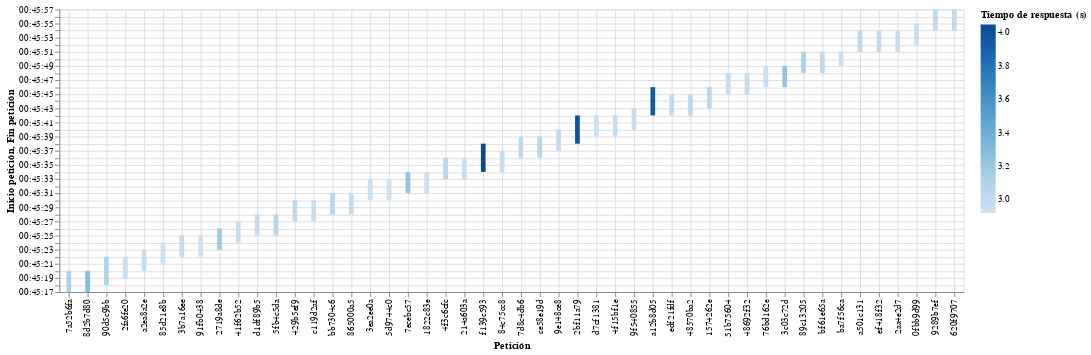

Notebook cell for this chart:
### Code cell
alt.Chart(data).mark_bar(size=5).encode(
    y=alt.Y('hoursminutesseconds(init)',title='Inicio petición', axis=alt.Axis(tickCount=data.shape[0],grid=True)),
    y2=alt.Y2('hoursminutesseconds(end)',title='Fin petición'),
    x=alt.X('id', sort=alt.SortField.from_dict({"field": "init", "order": "ascending"}), title='Petición'),
    color=alt.Color('elapsed', scale=alt.Scale(scheme='blues'), title='Tiempo de respuesta (s)')
).configure_axis(
    grid=True
)

### Figure 1 — Vega-Lite specification as saved in the notebook (floating-point values rounded to 4 significant figures)
{"config": {"view": {"continuousWidth": 400, "continuousHeight": 300}, "axis": {"grid": true}}, "data": {"name": "data-4ea5a5c81ce39ea1393633a46be44ef3"}, "mark": {"type": "bar", "size": 5}, "encoding": {"color": {"type": "quantitative", "field": "elapsed", "scale": {"scheme": "blues"}, "title": "Tiempo de respuesta (s)"}, "x": {"type": "nominal", "field": "id", "sort": {"field": "init", "order": "ascending"}, "title": "Petición"}, "y": {"type": "temporal", "axis": {"grid": true, "tickCount": 48}, "field": "init", "timeUnit": "hoursminutesseconds", "title": "Inicio petición"}, "y2": {"field": "end", "timeUnit": "hoursminutesseconds", "title": "Fin petición"}}, "$schema": "https://vega.github.io/schema/vega-lite/v4.8.1.json", "datasets": {"data-4ea5a5c81ce39ea1393633a46be44ef3": [{"ts": "2020-12-23T00:45:17.952000", "lt": 3.45, "init": "2020-12-23T00:45:17.607424", "end": "2020-12-23T00:45:20.710502", "detection": 1.213, "rekognition": 1.879, "processing": 0.009, "id": "7a52b6fa", "elapsed": 3.103}, {"ts": "2020-12-23T00:45:18.147000", "lt": 3.53, "init": "2020-12-23T00:45:17.692215", "end": "2020-12-23T00:45:20.984248", "detection": 1.19, "rekognition": 2.09, "processing": 0.01, "id": "8d2b7d80", "elapsed": 3.292}, {"ts": "2020-12-23T00:45:19.398000", "lt": 3.318, "init": "2020-12-23T00:45:18.932653", "end": "2020-12-23T00:45:22.024444", "detection": 1.221, "rekognition": 1.859, "processing": 0.01, "id": "90d5c9bb", "elapsed": 3.092}, {"ts": "2020-12-23T00:45:19.815000", "lt": 3.176, "init": "2020-12-23T00:45:19.339954", "end": "2020-12-23T00:45:22.298308", "detection": 1.151, "rekognition": 1.795, "processing": 0.01, "id": "2fa6fe20", "elapsed": 2.958}, {"ts": "2020-12-23T00:45:20.232000", "lt": 4.251, "init": "2020-12-23T00:45:20.821520", "end": "2020-12-23T00:45:23.791069", "detection": 1.185, "rekognition": 1.774, "processing": 0.009, "id": "a2ea8a2e", "elapsed": 2.97}, {"ts": "2020-12-23T00:45:21.067000", "lt": 3.694, "init": "2020-12-23T00:45:21.136829", "end": "2020-12-23T00:45:24.067596", "detection": 1.159, "rekognition": 1.759, "processing": 0.011, "id": "85d21e8b", "elapsed": 2.931}, {"ts": "2020-12-23T00:45:21.484000", "lt": 4.371, "init": "2020-12-23T00:45:22.190402", "end": "2020-12-23T00:45:25.162357", "detection": 1.17, "rekognition": 1.791, "processing": 0.01, "id": "3b7a16ee", "elapsed": 2.972}, {"ts": "2020-12-23T00:45:21.506000", "lt": 4.595, "init": "2020-12-23T00:45:22.474680", "end": "2020-12-23T00:45:25.408679", "detection": 1.197, "rekognition": 1.725, "processing": 0.01, "id": "91fb0438", "elapsed": 2.934}, {"ts": "2020-12-23T00:45:18.564000", "lt": 9.113, "init": "2020-12-23T00:45:23.793339", "end": "2020-12-23T00:45:26.984271", "detection": 1.14, "rekognition": 2.04, "processing": 0.009, "id": "2719a8de", "elapsed": 3.191}, {"ts": "2020-12-23T00:45:18.981000", "lt": 8.755, "init": "2020-12-23T00:45:24.071480", "end": "2020-12-23T00:45:27.040719", "detection": 1.138, "rekognition": 1.819, "processing": 0.01, "id": "41f62b52", "elapsed": 2.969}, {"ts": "2020-12-23T00:45:20.649000", "lt": 8.18, "init": "2020-12-23T00:45:25.164564", "end": "2020-12-23T00:45:28.136544", "detection": 1.179, "rekognition": 1.782, "processing": 0.009, "id": "d1df89b5", "elapsed": 2.972}, {"ts": "2020-12-23T00:45:21.678000", "lt": 7.479, "init": "2020-12-23T00:45:25.410915", "end": "2020-12-23T00:45:28.464196", "detection": 1.174, "rekognition": 1.867, "processing": 0.01, "id": "5fb4c5da", "elapsed": 3.053}, {"ts": "2020-12-23T00:45:24.761000", "lt": 6.033, "init": "2020-12-23T00:45:27.080816", "end": "2020-12-23T00:45:30.102151", "detection": 1.232, "rekognition": 1.779, "processing": 0.009, "id": "429b5ef9", "elapsed": 3.021}, {"ts": "2020-12-23T00:45:26.101000", "lt": 4.764, "init": "2020-12-23T00:45:27.200054", "end": "2020-12-23T00:45:30.172757", "detection": 1.189, "rekognition": 1.772, "processing": 0.01, "id": "c119d2af", "elapsed": 2.973}, {"ts": "2020-12-23T00:45:22.717000", "lt": 9.25, "init": "2020-12-23T00:45:28.218402", "end": "2020-12-23T00:45:31.275080", "detection": 1.232, "rekognition": 1.814, "processing": 0.009, "id": "bb7304c6", "elapsed": 3.057}, {"ts": "2020-12-23T00:45:24.484000", "lt": 7.732, "init": "2020-12-23T00:45:28.545965", "end": "2020-12-23T00:45:31.523750", "detection": 1.231, "rekognition": 1.735, "processing": 0.01, "id": "865000a5", "elapsed": 2.978}, {"ts": "2020-12-23T00:45:21.899000", "lt": 11.88, "init": "2020-12-23T00:45:30.129592", "end": "2020-12-23T00:45:33.090582", "detection": 1.191, "rekognition": 1.76, "processing": 0.009, "id": "3ea2ee0a", "elapsed": 2.961}, {"ts": "2020-12-23T00:45:22.318000", "lt": 11.47, "init": "2020-12-23T00:45:30.175081", "end": "2020-12-23T00:45:33.094597", "detection": 1.135, "rekognition": 1.773, "processing": 0.01, "id": "5d9744c0", "elapsed": 2.92}, {"ts": "2020-12-23T00:45:27.679000", "lt": 7.516, "init": "2020-12-23T00:45:31.277431", "end": "2020-12-23T00:45:34.500914", "detection": 1.187, "rekognition": 2.025, "processing": 0.01, "id": "7ecebc57", "elapsed": 3.223}, {"ts": "2020-12-23T00:45:27.738000", "lt": 7.553, "init": "2020-12-23T00:45:31.639356", "end": "2020-12-23T00:45:34.592717", "detection": 1.166, "rekognition": 1.776, "processing": 0.01, "id": "1822c83e", "elapsed": 2.953}, {"ts": "2020-12-23T00:45:25.855000", "lt": 10.91, "init": "2020-12-23T00:45:33.118467", "end": "2020-12-23T00:45:36.072121", "detection": 1.181, "rekognition": 1.761, "processing": 0.01, "id": "214a603a", "elapsed": 2.954}, {"ts": "2020-12-23T00:45:29.158000", "lt": 9.112, "init": "2020-12-23T00:45:34.594634", "end": "2020-12-23T00:45:37.576340", "detection": 1.2, "rekognition": 1.77, "processing": 0.01, "id": "84c75cc8", "elapsed": 2.982}, {"ts": "2020-12-23T00:45:28.830000", "lt": 10.48, "init": "2020-12-23T00:45:34.572671", "end": "2020-12-23T00:45:38.620515", "detection": 1.256, "rekognition": 2.78, "processing": 0.01, "id": "f139c593", "elapsed": 4.048}, {"ts": "2020-12-23T00:45:22.992000", "lt": 16.89, "init": "2020-12-23T00:45:33.094372", "end": "2020-12-23T00:45:36.133246", "detection": 1.235, "rekognition": 1.793, "processing": 0.009, "id": "4f3c6cfc", "elapsed": 3.039}, {"ts": "2020-12-23T00:45:30.867000", "lt": 9.014, "init": "2020-12-23T00:45:36.134000", "end": "2020-12-23T00:45:39.185610", "detection": 1.202, "rekognition": 1.839, "processing": 0.009, "id": "ce58e19d", "elapsed": 3.052}, {"ts": "2020-12-23T00:45:35.195000", "lt": 6.116, "init": "2020-12-23T00:45:37.614751", "end": "2020-12-23T00:45:40.617226", "detection": 1.19, "rekognition": 1.8, "processing": 0.011, "id": "9e148ce8", "elapsed": 3.002}, {"ts": "2020-12-23T00:45:33.784000", "lt": 8.955, "init": "2020-12-23T00:45:39.099507", "end": "2020-12-23T00:45:42.045439", "detection": 1.175, "rekognition": 1.759, "processing": 0.011, "id": "d7cf1381", "elapsed": 2.946}, {"ts": "2020-12-23T00:45:31.969000", "lt": 10.77, "init": "2020-12-23T00:45:36.075469", "end": "2020-12-23T00:45:39.098832", "detection": 1.205, "rekognition": 1.807, "processing": 0.011, "id": "7d8c4db6", "elapsed": 3.023}, {"ts": "2020-12-23T00:45:35.291000", "lt": 7.553, "init": "2020-12-23T00:45:39.188193", "end": "2020-12-23T00:45:42.150195", "detection": 1.151, "rekognition": 1.8, "processing": 0.01, "id": "4f15bf1e", "elapsed": 2.962}, {"ts": "2020-12-23T00:45:33.792000", "lt": 9.53, "init": "2020-12-23T00:45:38.623140", "end": "2020-12-23T00:45:42.628307", "detection": 1.219, "rekognition": 2.774, "processing": 0.01, "id": "2bf11a79", "elapsed": 4.005}, {"ts": "2020-12-23T00:45:36.765000", "lt": 7.618, "init": "2020-12-23T00:45:40.706525", "end": "2020-12-23T00:45:43.690178", "detection": 1.182, "rekognition": 1.79, "processing": 0.01, "id": "9f540855", "elapsed": 2.984}, {"ts": "2020-12-23T00:45:38.270000", "lt": 8.493, "init": "2020-12-23T00:45:42.115306", "end": "2020-12-23T00:45:46.064658", "detection": 1.167, "rekognition": 2.77, "processing": 0.01, "id": "a12b8d05", "elapsed": 3.949}, {"ts": "2020-12-23T00:45:39.879000", "lt": 8.958, "init": "2020-12-23T00:45:45.161394", "end": "2020-12-23T00:45:48.144493", "detection": 1.186, "rekognition": 1.786, "processing": 0.009, "id": "51b75604", "elapsed": 2.983}, {"ts": "2020-12-23T00:45:30.796000", "lt": 18.05, "init": "2020-12-23T00:45:42.153140", "end": "2020-12-23T00:45:45.160643", "detection": 1.253, "rekognition": 1.744, "processing": 0.009, "id": "edf21fdf", "elapsed": 3.008}, {"ts": "2020-12-23T00:45:39.313000", "lt": 10.01, "init": "2020-12-23T00:45:42.633013", "end": "2020-12-23T00:45:45.638336", "detection": 1.204, "rekognition": 1.79, "processing": 0.009, "id": "48570ba2", "elapsed": 3.005}, {"ts": "2020-12-23T00:45:42.739000", "lt": 6.585, "init": "2020-12-23T00:45:45.639079", "end": "2020-12-23T00:45:48.629078", "detection": 1.204, "rekognition": 1.774, "processing": 0.01, "id": "48692f32", "elapsed": 2.99}, {"ts": "2020-12-23T00:45:42.739000", "lt": 6.972, "init": "2020-12-23T00:45:46.066932", "end": "2020-12-23T00:45:49.014230", "detection": 1.142, "rekognition": 1.793, "processing": 0.011, "id": "76bd162e", "elapsed": 2.947}, {"ts": "2020-12-23T00:45:41.310000", "lt": 9.354, "init": "2020-12-23T00:45:43.693522", "end": "2020-12-23T00:45:46.733862", "detection": 1.179, "rekognition": 1.85, "processing": 0.01, "id": "1574262e", "elapsed": 3.04}, {"ts": "2020-12-23T00:45:42.843000", "lt": 7.821, "init": "2020-12-23T00:45:46.734583", "end": "2020-12-23T00:45:49.970628", "detection": 1.16, "rekognition": 2.064, "processing": 0.011, "id": "3c03c72d", "elapsed": 3.236}, {"ts": "2020-12-23T00:45:43.322000", "lt": 8.848, "init": "2020-12-23T00:45:48.368418", "end": "2020-12-23T00:45:51.476702", "detection": 1.236, "rekognition": 1.862, "processing": 0.009, "id": "89c13205", "elapsed": 3.108}, {"ts": "2020-12-23T00:45:32.218000", "lt": 20.14, "init": "2020-12-23T00:45:48.631027", "end": "2020-12-23T00:45:51.659722", "detection": 1.211, "rekognition": 1.807, "processing": 0.009, "id": "bf61e65a", "elapsed": 3.029}, {"ts": "2020-12-23T00:45:49.325000", "lt": 3.331, "init": "2020-12-23T00:45:49.023780", "end": "2020-12-23T00:45:51.962408", "detection": 1.092, "rekognition": 1.835, "processing": 0.011, "id": "ba7f56ca", "elapsed": 2.939}, {"ts": "2020-12-23T00:45:48.837000", "lt": 6.397, "init": "2020-12-23T00:45:51.535020", "end": "2020-12-23T00:45:54.542134", "detection": 1.205, "rekognition": 1.791, "processing": 0.01, "id": "a501c131", "elapsed": 3.007}, {"ts": "2020-12-23T00:45:49.325000", "lt": 6.007, "init": "2020-12-23T00:45:51.662257", "end": "2020-12-23T00:45:54.639256", "detection": 1.194, "rekognition": 1.772, "processing": 0.01, "id": "ef418f32", "elapsed": 2.977}, {"ts": "2020-12-23T00:45:52.171000", "lt": 3.216, "init": "2020-12-23T00:45:51.719967", "end": "2020-12-23T00:45:54.691617", "detection": 1.171, "rekognition": 1.788, "processing": 0.011, "id": "2aa4e2d7", "elapsed": 2.972}, {"ts": "2020-12-23T00:45:44.383000", "lt": 11.35, "init": "2020-12-23T00:45:52.075697", "end": "2020-12-23T00:45:55.038918", "detection": 1.199, "rekognition": 1.752, "processing": 0.011, "id": "0fbb9d99", "elapsed": 2.963}, {"ts": "2020-12-23T00:45:52.357000", "lt": 6.034, "init": "2020-12-23T00:45:54.694072", "end": "2020-12-23T00:45:57.696981", "detection": 1.199, "rekognition": 1.792, "processing": 0.01, "id": "9289b7ef", "elapsed": 3.003}, {"ts": "2020-12-23T00:45:48.841000", "lt": 9.634, "init": "2020-12-23T00:45:54.766054", "end": "2020-12-23T00:45:57.781995", "detection": 1.202, "rekognition": 1.803, "processing": 0.009, "id": "620f9707", "elapsed": 3.016}]}}
